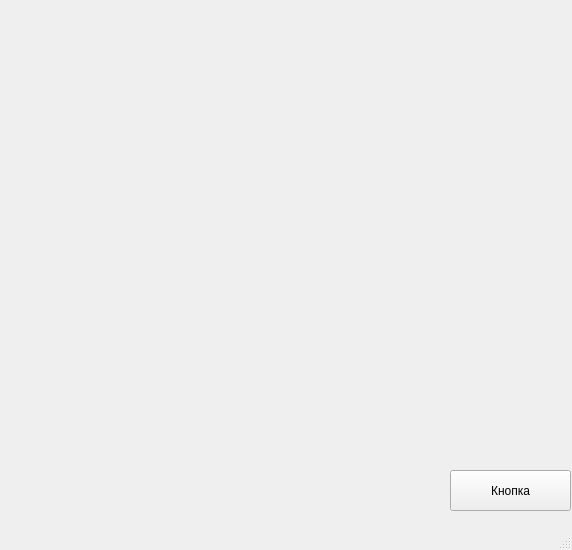
<?xml version="1.0" encoding="UTF-8"?>
<ui version="4.0">
 <class>MainWindow</class>
 <widget class="QMainWindow" name="MainWindow">
  <property name="geometry">
   <rect>
    <x>0</x>
    <y>0</y>
    <width>572</width>
    <height>550</height>
   </rect>
  </property>
  <property name="windowTitle">
   <string>MainWindow</string>
  </property>
  <widget class="QWidget" name="centralwidget">
   <widget class="QPushButton" name="pushButton">
    <property name="geometry">
     <rect>
      <x>450</x>
      <y>470</y>
      <width>121</width>
      <height>41</height>
     </rect>
    </property>
    <property name="text">
     <string>Кнопка</string>
    </property>
   </widget>
  </widget>
  <widget class="QMenuBar" name="menubar">
   <property name="geometry">
    <rect>
     <x>0</x>
     <y>0</y>
     <width>572</width>
     <height>21</height>
    </rect>
   </property>
  </widget>
  <widget class="QStatusBar" name="statusbar"/>
 </widget>
 <resources/>
 <connections/>
</ui>
